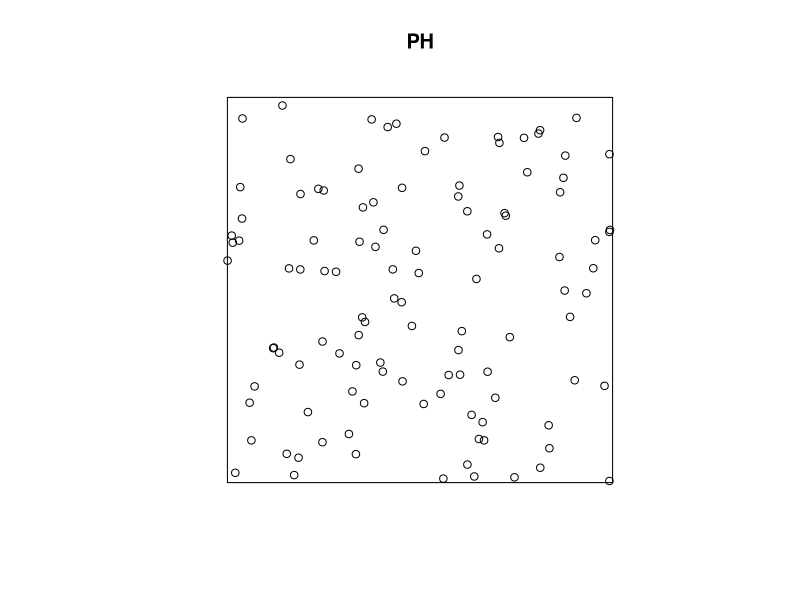
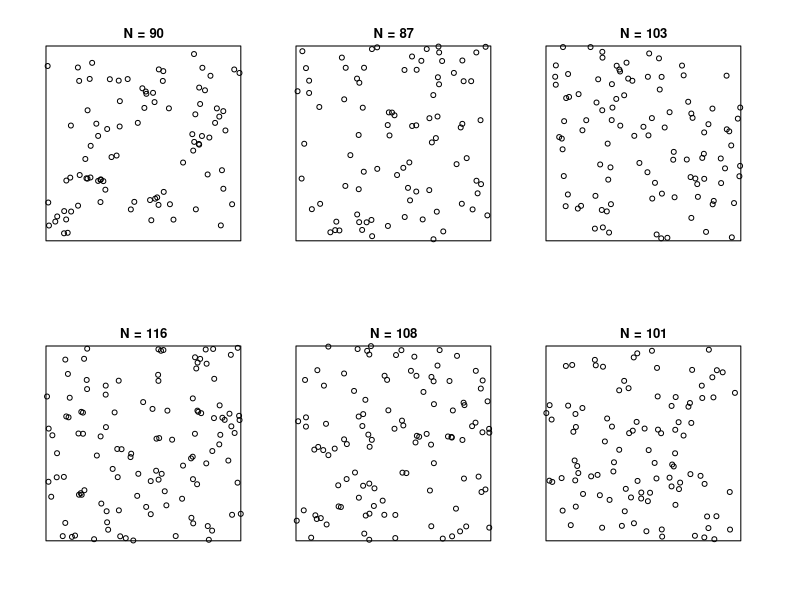
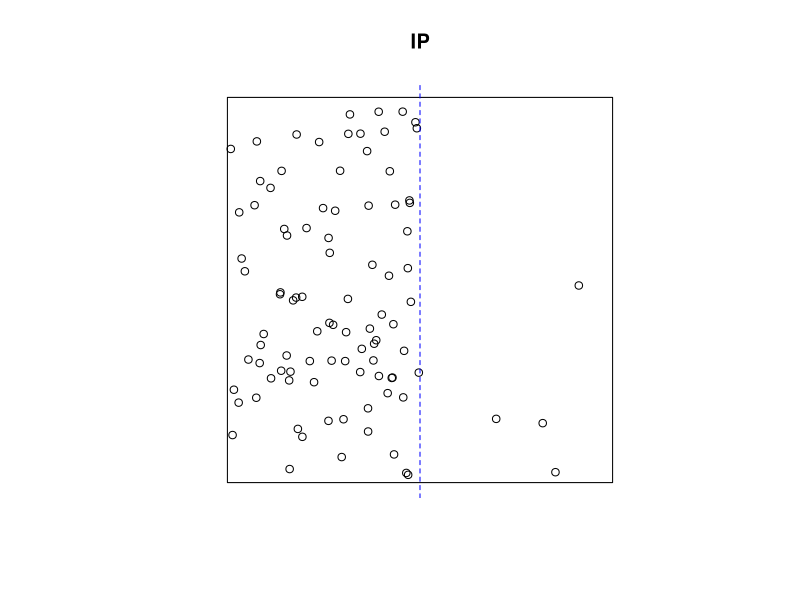
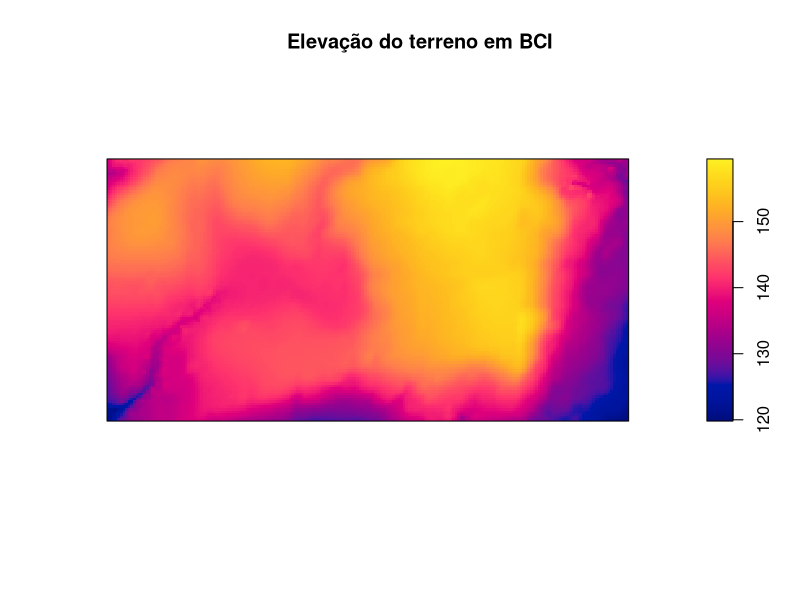
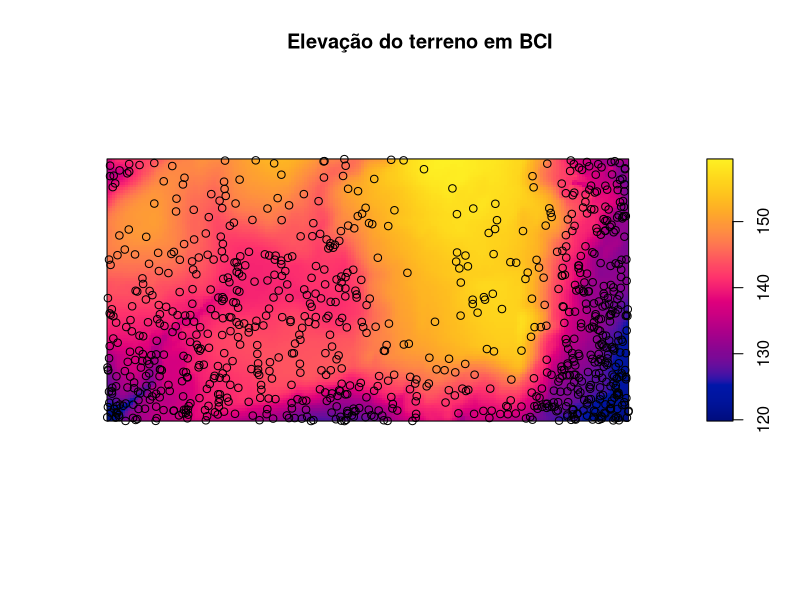
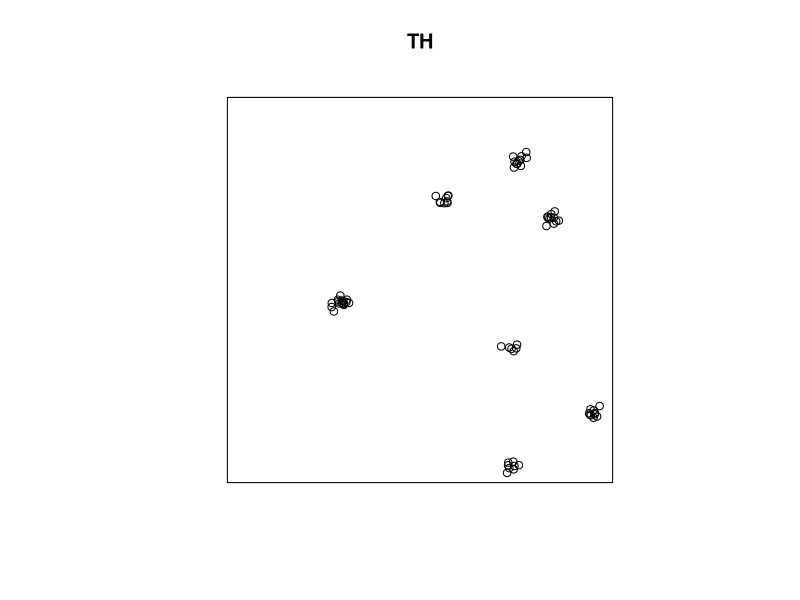
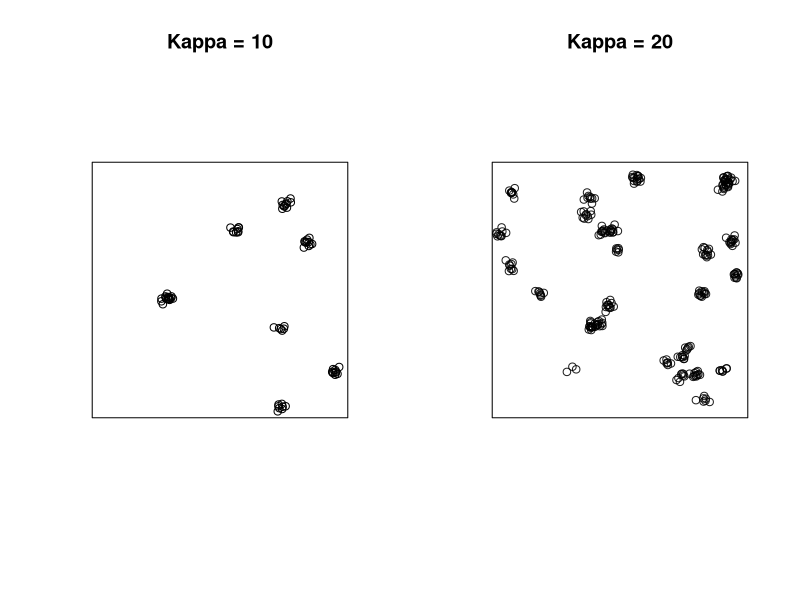
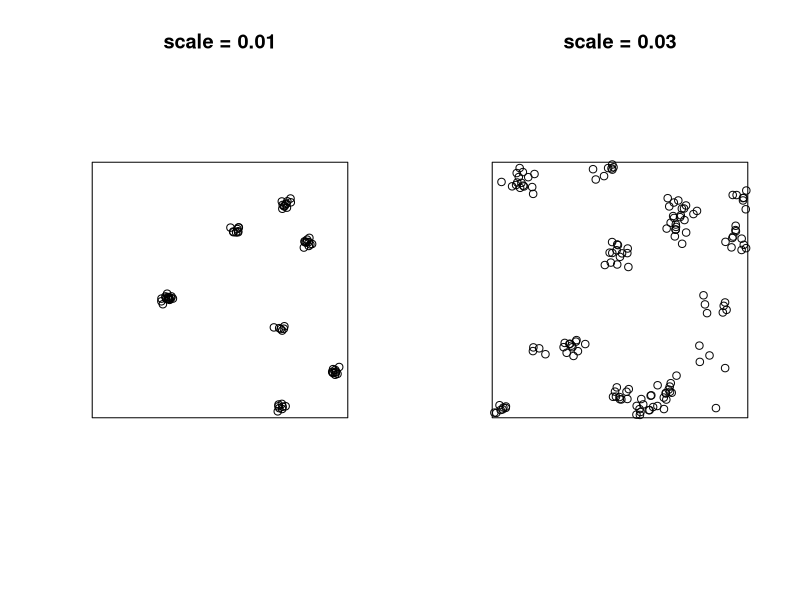

Write the R code that produced these figures, in order.
## ---- chunk 1
library(knitr)
knitr::opts_chunk$set(
  echo = TRUE, eval = FALSE)
## ---- chunk 2
library(spatstat)
## ---- chunk 3
## Gera o padrão de um processo PH, com intensidade = 100
PH <- rpoispp(lambda = 100, win = unit.square())
## Plota o padrão de pontos
plot(PH)
## ---- chunk 4
## seis  simulações do modelo
set.seed(3)
HP1 <- rpoispp(lambda = 100, win = unit.square(), nsim = 6)
names(HP1) <- sapply(HP1, function(x) paste0("N = ", x$n))
plot(HP1, multiplot=TRUE, main = "")
## ---- chunk 5
## Aqui definimos uma funcao que descreve como a intensidade muda na area
## No caso, a itensidade muda de 180 para 20 a partir do valor da coordenada X = 0.5
padrao1 <- function(x,y) ifelse(test = x > 0.5, yes = 20, no = 180)
## Gera o padrão de pontos
IP <- rpoispp(lambda = padrao1, win = unit.square())
## Plota o grafico
plot(IP)
## Uma linha para marcar as duas regiões
abline(v = 0.5, lty =2 , col = "blue")
## ---- chunk 6
image(bei.extra$elev, main = "Elevação do terreno em BCI")
## ---- chunk 7
## Valores de intensidade em funcao da elevacao
padrao2 <- exp(20 - bei.extra$elev/10)*5e-6
## Gera padrão de pontos com a intensidade definida acima
bci.pp <- rpoispp(lambda = padrao2)
## Plota o mapa do terreno e os pontos
image(bei.extra$elev, main = "Elevação do terreno em BCI")
points(bci.pp)
## ---- chunk 8
TH <- rThomas(kappa = 10, scale = 0.01, mu = 10, win = unit.square())
plot(TH)
## ---- chunk 9
## Nova simulacao com kappa = 20
TH2 <- rThomas(kappa = 20, scale = 0.01, mu = 10, win = unit.square())
## Plota o grafico anterior junto com o grafico do novo padrao
par(mfrow=c(1,2)) ## abre janela para dois graficos juntos
plot(TH, main = "Kappa = 10")
plot(TH2, main = "Kappa = 20")
par(mfrow = c(1,1))
## ---- chunk 10
## Nova simulacao com scale = 0.03
TH3 <- rThomas(kappa = 10, scale = 0.03, mu = 10, win = unit.square())
## Plota o grafico anterior junto com o grafico do novo padrao
par(mfrow=c(1,2)) ## abre janela para dois graficos juntos
plot(TH, main = "scale = 0.01")
plot(TH3, main = "scale = 0.03")
par(mfrow = c(1,1))
## ---- chunk 11
## Cria o padrão de intensidade de agregados: duas zonas com intensidades 6 e 20
padrao3 <- function(x,y) ifelse(x > 0.5, 6, 20)
## Simula o processo de Thomas com intensidade igual ao padrão acima
IT <- rThomas(kappa = padrao3, scale = 0.01, mu = 10, win = unit.square())
## Plota os pontos e a linha que divide as duas zonas de intensidade
plot(IT)
abline(v = 0.5, lty =2 , col = "blue")
